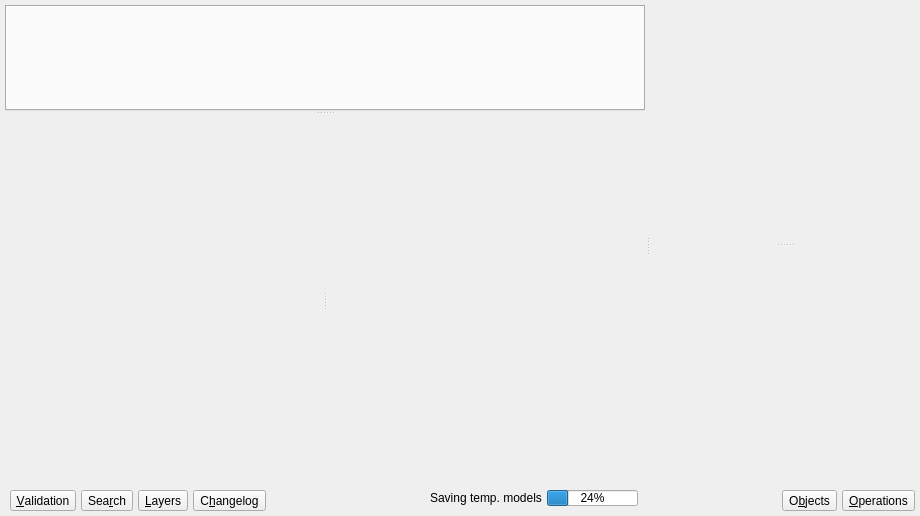
      <widget class="QWidget" name="design_pg">
       <layout class="QGridLayout" name="gridLayout_4">
        <property name="leftMargin">
         <number>5</number>
        </property>
        <property name="topMargin">
         <number>5</number>
        </property>
        <property name="rightMargin">
         <number>0</number>
        </property>
        <property name="bottomMargin">
         <number>0</number>
        </property>
        <property name="spacing">
         <number>5</number>
        </property>
        <item row="0" column="0">
         <layout class="QVBoxLayout" name="verticalLayout">
          <property name="spacing">
           <number>0</number>
          </property>
          <item>
           <widget class="QSplitter" name="h_splitter">
            <property name="autoFillBackground">
             <bool>true</bool>
            </property>
            <property name="orientation">
             <enum>Qt::Orientation::Horizontal</enum>
            </property>
            <property name="handleWidth">
             <number>5</number>
            </property>
            <property name="childrenCollapsible">
             <bool>false</bool>
            </property>
            <widget class="QWidget" name="models_tbw_parent" native="true">
             <property name="sizePolicy">
              <sizepolicy hsizetype="Expanding" vsizetype="Expanding">
               <horstretch>0</horstretch>
               <verstretch>0</verstretch>
              </sizepolicy>
             </property>
             <property name="minimumSize">
              <size>
               <width>640</width>
               <height>480</height>
              </size>
             </property>
             <property name="mouseTracking">
              <bool>false</bool>
             </property>
             <layout class="QGridLayout" name="gridLayout">
              <property name="leftMargin">
               <number>0</number>
              </property>
              <property name="topMargin">
               <number>0</number>
              </property>
              <property name="rightMargin">
               <number>0</number>
              </property>
              <property name="bottomMargin">
               <number>0</number>
              </property>
              <property name="spacing">
               <number>0</number>
              </property>
              <item row="0" column="0">
               <widget class="QSplitter" name="v_splitter1">
                <property name="autoFillBackground">
                 <bool>true</bool>
                </property>
                <property name="orientation">
                 <enum>Qt::Orientation::Vertical</enum>
                </property>
                <property name="handleWidth">
                 <number>4</number>
                </property>
                <property name="childrenCollapsible">
                 <bool>false</bool>
                </property>
                <widget class="QWidget" name="layoutWidget">
                 <layout class="QHBoxLayout" name="horizontalLayout">
                  <property name="spacing">
                   <number>5</number>
                  </property>
                  <item>
                   <widget class="QTabWidget" name="models_tbw">
                    <property name="minimumSize">
                     <size>
                      <width>0</width>
                      <height>0</height>
                     </size>
                    </property>
                    <property name="mouseTracking">
                     <bool>true</bool>
                    </property>
                    <property name="autoFillBackground">
                     <bool>false</bool>
                    </property>
                    <property name="tabPosition">
                     <enum>QTabWidget::TabPosition::North</enum>
                    </property>
                    <property name="tabShape">
                     <enum>QTabWidget::TabShape::Triangular</enum>
                    </property>
                    <property name="currentIndex">
                     <number>-1</number>
                    </property>
                    <property name="documentMode">
                     <bool>false</bool>
                    </property>
                    <property name="tabsClosable">
                     <bool>true</bool>
                    </property>
                   </widget>
                  </item>
                 </layout>
                </widget>
                <widget class="QWidget" name="bottom_wgt_bar" native="true">
                 <property name="sizePolicy">
                  <sizepolicy hsizetype="Preferred" vsizetype="Preferred">
                   <horstretch>0</horstretch>
                   <verstretch>0</verstretch>
                  </sizepolicy>
                 </property>
                 <property name="autoFillBackground">
                  <bool>true</bool>
                 </property>
                 <layout class="QHBoxLayout" name="horizontalLayout_3">
                  <property name="spacing">
                   <number>5</number>
                  </property>
                  <property name="leftMargin">
                   <number>5</number>
                  </property>
                  <property name="topMargin">
                   <number>5</number>
                  </property>
                  <property name="rightMargin">
                   <number>5</number>
                  </property>
                  <property name="bottomMargin">
                   <number>5</number>
                  </property>
                  <item>
                   <widget class="QSplitter" name="splitter">
                    <property name="orientation">
                     <enum>Qt::Orientation::Horizontal</enum>
                    </property>
                    <property name="childrenCollapsible">
                     <bool>false</bool>
                    </property>
                    <widget class="QWidget" name="model_valid_parent" native="true"/>
                    <widget class="QWidget" name="obj_search_parent" native="true">
                     <property name="sizePolicy">
                      <sizepolicy hsizetype="Preferred" vsizetype="Preferred">
                       <horstretch>0</horstretch>
                       <verstretch>0</verstretch>
                      </sizepolicy>
                     </property>
                    </widget>
                   </widget>
                  </item>
                 </layout>
                </widget>
               </widget>
              </item>
             </layout>
            </widget>
            <widget class="QWidget" name="right_wgt_bar" native="true">
             <property name="sizePolicy">
              <sizepolicy hsizetype="Preferred" vsizetype="Preferred">
               <horstretch>0</horstretch>
               <verstretch>0</verstretch>
              </sizepolicy>
             </property>
             <property name="minimumSize">
              <size>
               <width>0</width>
               <height>0</height>
              </size>
             </property>
             <property name="autoFillBackground">
              <bool>true</bool>
             </property>
             <layout class="QGridLayout" name="gridLayout_3">
              <property name="leftMargin">
               <number>0</number>
              </property>
              <property name="topMargin">
               <number>0</number>
              </property>
              <property name="rightMargin">
               <number>0</number>
              </property>
              <property name="bottomMargin">
               <number>0</number>
              </property>
              <property name="spacing">
               <number>0</number>
              </property>
              <item row="0" column="0">
               <widget class="QSplitter" name="v_splitter_oprs_objs">
                <property name="autoFillBackground">
                 <bool>true</bool>
                </property>
                <property name="orientation">
                 <enum>Qt::Orientation::Vertical</enum>
                </property>
                <property name="handleWidth">
                 <number>4</number>
                </property>
                <property name="childrenCollapsible">
                 <bool>false</bool>
                </property>
                <widget class="QWidget" name="model_objs_parent" native="true">
                 <property name="sizePolicy">
                  <sizepolicy hsizetype="Preferred" vsizetype="Minimum">
                   <horstretch>0</horstretch>
                   <verstretch>0</verstretch>
                  </sizepolicy>
                 </property>
                 <property name="minimumSize">
                  <size>
                   <width>270</width>
                   <height>0</height>
                  </size>
                 </property>
                </widget>
                <widget class="QWidget" name="oper_list_parent" native="true">
                 <property name="sizePolicy">
                  <sizepolicy hsizetype="Preferred" vsizetype="Minimum">
                   <horstretch>0</horstretch>
                   <verstretch>0</verstretch>
                  </sizepolicy>
                 </property>
                 <property name="minimumSize">
                  <size>
                   <width>270</width>
                   <height>0</height>
                  </size>
                 </property>
                </widget>
               </widget>
              </item>
             </layout>
            </widget>
           </widget>
          </item>
          <item>
           <widget class="QWidget" name="tool_btns_bar_wgt" native="true">
            <property name="enabled">
             <bool>true</bool>
            </property>
            <property name="sizePolicy">
             <sizepolicy hsizetype="Preferred" vsizetype="Fixed">
              <horstretch>0</horstretch>
              <verstretch>0</verstretch>
             </sizepolicy>
            </property>
            <property name="autoFillBackground">
             <bool>true</bool>
            </property>
            <layout class="QGridLayout" name="gridLayout_2">
             <property name="leftMargin">
              <number>0</number>
             </property>
             <property name="topMargin">
              <number>0</number>
             </property>
             <property name="rightMargin">
              <number>0</number>
             </property>
             <property name="bottomMargin">
              <number>0</number>
             </property>
             <property name="spacing">
              <number>0</number>
             </property>
             <item row="0" column="0" colspan="2">
              <layout class="QHBoxLayout" name="horiz_wgts_btns_layout">
               <property name="spacing">
                <number>5</number>
               </property>
               <property name="leftMargin">
                <number>5</number>
               </property>
               <property name="topMargin">
                <number>5</number>
               </property>
               <property name="bottomMargin">
                <number>5</number>
               </property>
               <item>
                <widget class="QToolButton" name="validation_btn">
                 <property name="sizePolicy">
                  <sizepolicy hsizetype="Preferred" vsizetype="Preferred">
                   <horstretch>0</horstretch>
                   <verstretch>0</verstretch>
                  </sizepolicy>
                 </property>
                 <property name="toolTip">
                  <string>Toogle the model validation widget</string>
                 </property>
                 <property name="text">
                  <string>&amp;Validation</string>
                 </property>
                 <property name="icon">
                  <iconset resource="../res/resources.qrc">
                   <normaloff>:/icons/icons/validation.png</normaloff>:/icons/icons/validation.png</iconset>
                 </property>
                 <property name="iconSize">
                  <size>
                   <width>25</width>
                   <height>25</height>
                  </size>
                 </property>
                 <property name="checkable">
                  <bool>true</bool>
                 </property>
                 <property name="toolButtonStyle">
                  <enum>Qt::ToolButtonStyle::ToolButtonTextBesideIcon</enum>
                 </property>
                 <property name="autoRaise">
                  <bool>false</bool>
                 </property>
                </widget>
               </item>
               <item>
                <widget class="QToolButton" name="search_obj_btn">
                 <property name="sizePolicy">
                  <sizepolicy hsizetype="Preferred" vsizetype="Preferred">
                   <horstretch>0</horstretch>
                   <verstretch>0</verstretch>
                  </sizepolicy>
                 </property>
                 <property name="toolTip">
                  <string>Toggle the object search widget</string>
                 </property>
                 <property name="text">
                  <string>Sea&amp;rch</string>
                 </property>
                 <property name="icon">
                  <iconset resource="../res/resources.qrc">
                   <normaloff>:/icons/icons/objfinder.png</normaloff>:/icons/icons/objfinder.png</iconset>
                 </property>
                 <property name="iconSize">
                  <size>
                   <width>25</width>
                   <height>25</height>
                  </size>
                 </property>
                 <property name="checkable">
                  <bool>true</bool>
                 </property>
                 <property name="toolButtonStyle">
                  <enum>Qt::ToolButtonStyle::ToolButtonTextBesideIcon</enum>
                 </property>
                 <property name="autoRaise">
                  <bool>false</bool>
                 </property>
                </widget>
               </item>
               <item>
                <widget class="QToolButton" name="layers_btn">
                 <property name="sizePolicy">
                  <sizepolicy hsizetype="Preferred" vsizetype="Preferred">
                   <horstretch>0</horstretch>
                   <verstretch>0</verstretch>
                  </sizepolicy>
                 </property>
                 <property name="toolTip">
                  <string>Toggle the layers editor</string>
                 </property>
                 <property name="text">
                  <string>&amp;Layers</string>
                 </property>
                 <property name="icon">
                  <iconset resource="../res/resources.qrc">
                   <normaloff>:/icons/icons/layers.png</normaloff>:/icons/icons/layers.png</iconset>
                 </property>
                 <property name="iconSize">
                  <size>
                   <width>25</width>
                   <height>25</height>
                  </size>
                 </property>
                 <property name="checkable">
                  <bool>true</bool>
                 </property>
                 <property name="toolButtonStyle">
                  <enum>Qt::ToolButtonStyle::ToolButtonTextBesideIcon</enum>
                 </property>
                 <property name="autoRaise">
                  <bool>false</bool>
                 </property>
                </widget>
               </item>
               <item>
                <widget class="QToolButton" name="changelog_btn">
                 <property name="sizePolicy">
                  <sizepolicy hsizetype="Preferred" vsizetype="Preferred">
                   <horstretch>0</horstretch>
                   <verstretch>0</verstretch>
                  </sizepolicy>
                 </property>
                 <property name="toolTip">
                  <string>Handle the changelog settings</string>
                 </property>
                 <property name="text">
                  <string>C&amp;hangelog</string>
                 </property>
                 <property name="icon">
                  <iconset resource="../res/resources.qrc">
                   <normaloff>:/icons/icons/changelog.png</normaloff>:/icons/icons/changelog.png</iconset>
                 </property>
                 <property name="iconSize">
                  <size>
                   <width>25</width>
                   <height>25</height>
                  </size>
                 </property>
                 <property name="checkable">
                  <bool>true</bool>
                 </property>
                 <property name="popupMode">
                  <enum>QToolButton::ToolButtonPopupMode::DelayedPopup</enum>
                 </property>
                 <property name="toolButtonStyle">
                  <enum>Qt::ToolButtonStyle::ToolButtonTextBesideIcon</enum>
                 </property>
                 <property name="autoRaise">
                  <bool>false</bool>
                 </property>
                </widget>
               </item>
              </layout>
             </item>
             <item row="0" column="4">
              <spacer name="horizontalSpacer">
               <property name="orientation">
                <enum>Qt::Orientation::Horizontal</enum>
               </property>
               <property name="sizeHint" stdset="0">
                <size>
                 <width>40</width>
                 <height>20</height>
                </size>
               </property>
              </spacer>
             </item>
             <item row="0" column="13">
              <layout class="QHBoxLayout" name="vert_wgts_btns_layout">
               <property name="spacing">
                <number>5</number>
               </property>
               <property name="topMargin">
                <number>5</number>
               </property>
               <property name="rightMargin">
                <number>5</number>
               </property>
               <property name="bottomMargin">
                <number>5</number>
               </property>
               <item>
                <widget class="QToolButton" name="objects_btn">
                 <property name="sizePolicy">
                  <sizepolicy hsizetype="Preferred" vsizetype="Preferred">
                   <horstretch>0</horstretch>
                   <verstretch>0</verstretch>
                  </sizepolicy>
                 </property>
                 <property name="toolTip">
                  <string>Toggle the model objects widget</string>
                 </property>
                 <property name="text">
                  <string>O&amp;bjects</string>
                 </property>
                 <property name="icon">
                  <iconset resource="../res/resources.qrc">
                   <normaloff>:/icons/icons/objects.png</normaloff>:/icons/icons/objects.png</iconset>
                 </property>
                 <property name="iconSize">
                  <size>
                   <width>25</width>
                   <height>25</height>
                  </size>
                 </property>
                 <property name="checkable">
                  <bool>true</bool>
                 </property>
                 <property name="toolButtonStyle">
                  <enum>Qt::ToolButtonStyle::ToolButtonTextBesideIcon</enum>
                 </property>
                 <property name="autoRaise">
                  <bool>false</bool>
                 </property>
                </widget>
               </item>
               <item>
                <widget class="QToolButton" name="operations_btn">
                 <property name="sizePolicy">
                  <sizepolicy hsizetype="Preferred" vsizetype="Preferred">
                   <horstretch>0</horstretch>
                   <verstretch>0</verstretch>
                  </sizepolicy>
                 </property>
                 <property name="toolTip">
                  <string>Toggle the operation history widget</string>
                 </property>
                 <property name="text">
                  <string>&amp;Operations</string>
                 </property>
                 <property name="icon">
                  <iconset resource="../res/resources.qrc">
                   <normaloff>:/icons/icons/oprhistory.png</normaloff>:/icons/icons/oprhistory.png</iconset>
                 </property>
                 <property name="iconSize">
                  <size>
                   <width>25</width>
                   <height>25</height>
                  </size>
                 </property>
                 <property name="checkable">
                  <bool>true</bool>
                 </property>
                 <property name="toolButtonStyle">
                  <enum>Qt::ToolButtonStyle::ToolButtonTextBesideIcon</enum>
                 </property>
                 <property name="autoRaise">
                  <bool>false</bool>
                 </property>
                </widget>
               </item>
              </layout>
             </item>
             <item row="0" column="9">
              <widget class="QWidget" name="bg_saving_wgt" native="true">
               <property name="sizePolicy">
                <sizepolicy hsizetype="Expanding" vsizetype="Preferred">
                 <horstretch>0</horstretch>
                 <verstretch>0</verstretch>
                </sizepolicy>
               </property>
               <layout class="QHBoxLayout" name="horizontalLayout_2">
                <property name="spacing">
                 <number>5</number>
                </property>
                <property name="leftMargin">
                 <number>0</number>
                </property>
                <property name="topMargin">
                 <number>0</number>
                </property>
                <property name="rightMargin">
                 <number>0</number>
                </property>
                <property name="bottomMargin">
                 <number>0</number>
                </property>
                <item>
                 <layout class="QHBoxLayout" name="horizontalLayout_5">
                  <property name="spacing">
                   <number>5</number>
                  </property>
                  <property name="bottomMargin">
                   <number>5</number>
                  </property>
                  <item>
                   <widget class="QLabel" name="bg_saving_lbl">
                    <property name="text">
                     <string>Saving temp. models</string>
                    </property>
                   </widget>
                  </item>
                  <item>
                   <widget class="QProgressBar" name="bg_saving_pb">
                    <property name="maximumSize">
                     <size>
                      <width>16777215</width>
                      <height>16</height>
                     </size>
                    </property>
                    <property name="value">
                     <number>24</number>
                    </property>
                   </widget>
                  </item>
                 </layout>
                </item>
               </layout>
              </widget>
             </item>
             <item row="0" column="10">
              <spacer name="horizontalSpacer_2">
               <property name="orientation">
                <enum>Qt::Orientation::Horizontal</enum>
               </property>
               <property name="sizeHint" stdset="0">
                <size>
                 <width>40</width>
                 <height>20</height>
                </size>
               </property>
              </spacer>
             </item>
             <item row="0" column="6">
              <widget class="QWidget" name="scene_info_parent" native="true">
               <property name="minimumSize">
                <size>
                 <width>20</width>
                 <height>0</height>
                </size>
               </property>
               <property name="maximumSize">
                <size>
                 <width>16777215</width>
                 <height>16777215</height>
                </size>
               </property>
              </widget>
             </item>
            </layout>
           </widget>
          </item>
         </layout>
        </item>
       </layout>
      </widget>
